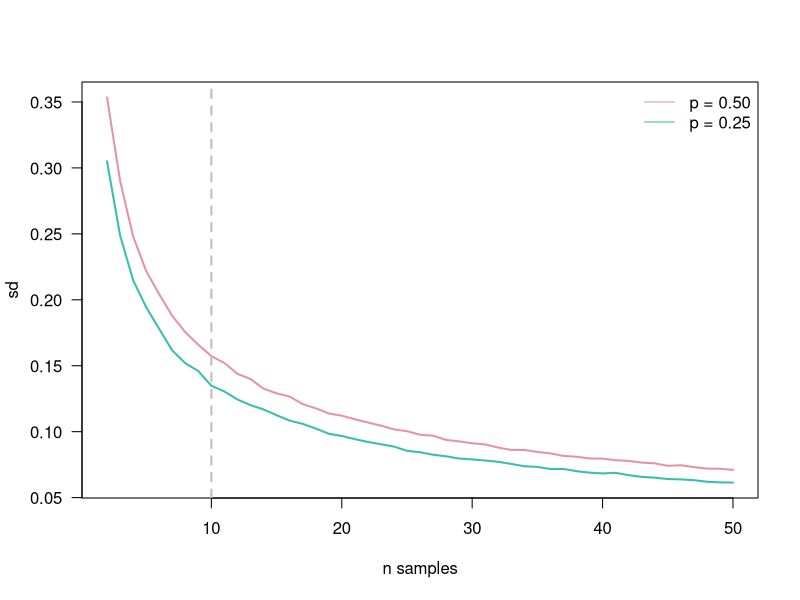
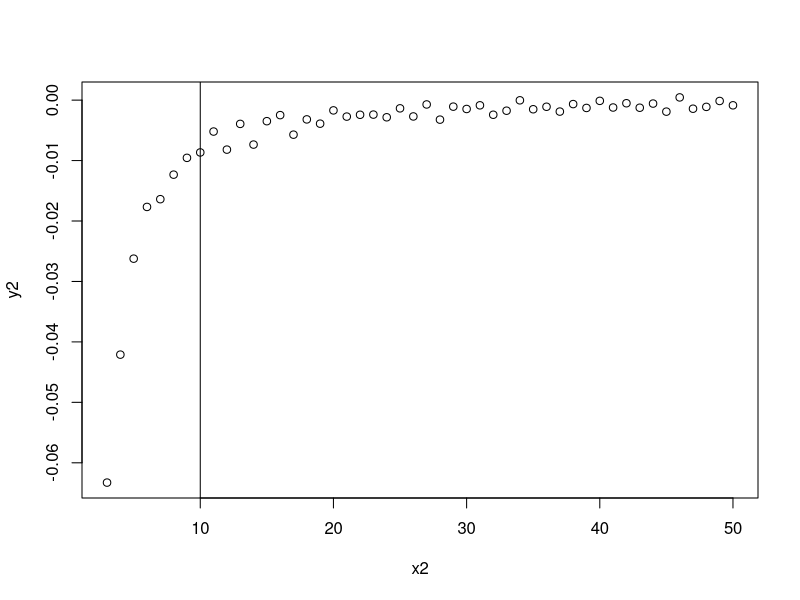

Source code (R) for these figures, in order:
nsim <- 10000
nsamp <- 2:50
bernoulli <- 1
cointoss <- c(0.5, 0.25)

out <- list()
for(i in 1:length(cointoss)) {
	outtmp <- matrix(NA, nsim, length(nsamp))

	pb <- txtProgressBar(style = 3)
	for(p in 1:length(nsamp)) {
	setTxtProgressBar(pb, p / length(nsamp))
		for(q in 1:nsim) {
			outtmp[q, p] <- mean(rbinom(nsamp[p], bernoulli, cointoss[i]))
		}
	}
	
	out[[i]] <- outtmp
}
close(pb)


### visualize
library(colorspace)

x <- nsamp
y <- lapply(out, apply, 2, sd)

plot(rep(x, length(y)), unlist(y), type = 'n', las = 1, xlab = "n samples", ylab = "sd")
for(i in 1:length(y))
	lines(x, y[[i]], col = rainbow_hcl(length(y))[i], lwd = 2)

abline(v = 10, lty = 2, lwd = 2, col = "grey")

legend("topright", legend = paste0("p = ", format(cointoss, digits = 2)), lty = rep(1, length(y)), col = rainbow_hcl(length(y)), bty = 'n')

x2 <- x[2:length(x)]
y2 <- diff(y[[1]])

dev.new(); plot(x2, y2)
abline(v = 10)